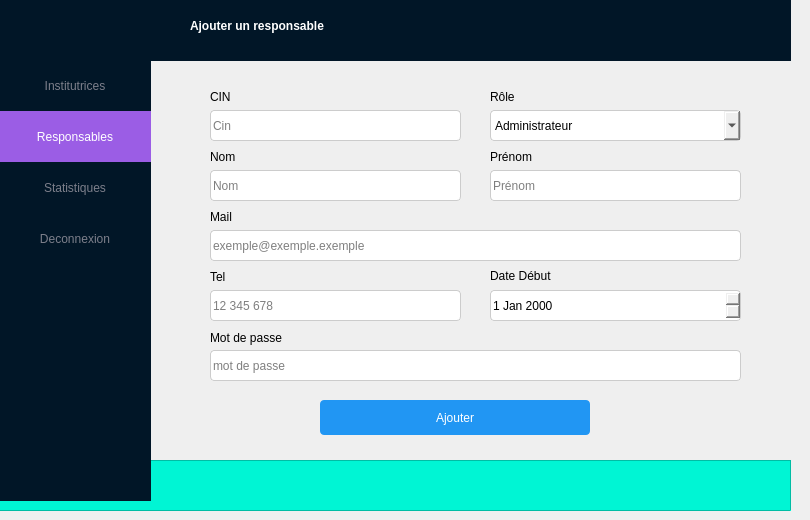
    <widget class="QWidget" name="interfaceMenuAdd">
     <widget class="QFrame" name="frame_5">
      <property name="geometry">
       <rect>
        <x>-10</x>
        <y>0</y>
        <width>801</width>
        <height>61</height>
       </rect>
      </property>
      <property name="styleSheet">
       <string notr="true">background-color: #011627;
border:3px solide rgb(136, 136, 136);
</string>
      </property>
      <property name="frameShape">
       <enum>QFrame::StyledPanel</enum>
      </property>
      <property name="frameShadow">
       <enum>QFrame::Raised</enum>
      </property>
      <widget class="QLabel" name="label_2">
       <property name="geometry">
        <rect>
         <x>200</x>
         <y>10</y>
         <width>201</width>
         <height>31</height>
        </rect>
       </property>
       <property name="styleSheet">
        <string notr="true">color:#fff;
font-weight: 600;
font: 14pt &quot;MS Shell Dlg 2&quot;;</string>
       </property>
       <property name="text">
        <string>Ajouter un responsable</string>
       </property>
      </widget>
     </widget>
     <widget class="QFrame" name="frame_6">
      <property name="geometry">
       <rect>
        <x>-10</x>
        <y>460</y>
        <width>801</width>
        <height>51</height>
       </rect>
      </property>
      <property name="styleSheet">
       <string notr="true">background-color:#00F5D4;
</string>
      </property>
      <property name="frameShape">
       <enum>QFrame::StyledPanel</enum>
      </property>
      <property name="frameShadow">
       <enum>QFrame::Raised</enum>
      </property>
     </widget>
     <widget class="QFrame" name="frame_7">
      <property name="geometry">
       <rect>
        <x>0</x>
        <y>0</y>
        <width>151</width>
        <height>501</height>
       </rect>
      </property>
      <property name="styleSheet">
       <string notr="true">background-color: #011627;
border:3px solide rgb(136, 136, 136);
</string>
      </property>
      <property name="frameShape">
       <enum>QFrame::StyledPanel</enum>
      </property>
      <property name="frameShadow">
       <enum>QFrame::Raised</enum>
      </property>
      <widget class="QPushButton" name="btnLogout_2">
       <property name="geometry">
        <rect>
         <x>-10</x>
         <y>213</y>
         <width>170</width>
         <height>51</height>
        </rect>
       </property>
       <property name="cursor">
        <cursorShape>PointingHandCursor</cursorShape>
       </property>
       <property name="styleSheet">
        <string notr="true">border:none;
color:#7D7F8B;
font: 75 11pt &quot;Calibri&quot;;
</string>
       </property>
       <property name="text">
        <string>Deconnexion</string>
       </property>
      </widget>
      <widget class="QPushButton" name="btnStatStock_2">
       <property name="geometry">
        <rect>
         <x>-10</x>
         <y>162</y>
         <width>170</width>
         <height>51</height>
        </rect>
       </property>
       <property name="cursor">
        <cursorShape>PointingHandCursor</cursorShape>
       </property>
       <property name="styleSheet">
        <string notr="true">border:none;
color:#7D7F8B;
font: 75 11pt &quot;Calibri&quot;;
</string>
       </property>
       <property name="text">
        <string>Statistiques</string>
       </property>
      </widget>
      <widget class="QPushButton" name="btnResp_6">
       <property name="geometry">
        <rect>
         <x>-10</x>
         <y>111</y>
         <width>170</width>
         <height>51</height>
        </rect>
       </property>
       <property name="cursor">
        <cursorShape>PointingHandCursor</cursorShape>
       </property>
       <property name="styleSheet">
        <string notr="true">border:none;

background-color:#9b5de5;
color: rgb(255, 255, 255);
color:white;
font: 75 11pt &quot;Calibri&quot;;</string>
       </property>
       <property name="text">
        <string>Responsables</string>
       </property>
      </widget>
      <widget class="QPushButton" name="btnInst_6">
       <property name="geometry">
        <rect>
         <x>-10</x>
         <y>60</y>
         <width>170</width>
         <height>51</height>
        </rect>
       </property>
       <property name="cursor">
        <cursorShape>PointingHandCursor</cursorShape>
       </property>
       <property name="styleSheet">
        <string notr="true">border:none;
color:#7D7F8B;
font: 75 11pt &quot;Calibri&quot;;
</string>
       </property>
       <property name="text">
        <string>Institutrices</string>
       </property>
      </widget>
      <widget class="QPushButton" name="home_2">
       <property name="geometry">
        <rect>
         <x>50</x>
         <y>10</y>
         <width>51</width>
         <height>51</height>
        </rect>
       </property>
       <property name="styleSheet">
        <string notr="true">border-image:url(&quot;C:/Users/mohamed ben samir/Documents/profil/images/home.png&quot;);

color:#000;</string>
       </property>
       <property name="text">
        <string/>
       </property>
      </widget>
     </widget>
     <widget class="QLabel" name="label_33">
      <property name="geometry">
       <rect>
        <x>490</x>
        <y>150</y>
        <width>47</width>
        <height>13</height>
       </rect>
      </property>
      <property name="text">
       <string>Prénom</string>
      </property>
     </widget>
     <widget class="QDateEdit" name="lineEditAddIRespDd_2">
      <property name="geometry">
       <rect>
        <x>490</x>
        <y>290</y>
        <width>251</width>
        <height>31</height>
       </rect>
      </property>
      <property name="styleSheet">
       <string notr="true">border: 1px solid #ccc;
border-radius: 4px;</string>
      </property>
     </widget>
     <widget class="QPushButton" name="btnAddResp_3">
      <property name="geometry">
       <rect>
        <x>320</x>
        <y>400</y>
        <width>270</width>
        <height>35</height>
       </rect>
      </property>
      <property name="cursor">
       <cursorShape>PointingHandCursor</cursorShape>
      </property>
      <property name="styleSheet">
       <string notr="true">border: none;
color: white; 
background-color: #2196F3;
border-radius:4px;</string>
      </property>
      <property name="text">
       <string>Ajouter</string>
      </property>
     </widget>
     <widget class="QLabel" name="label_29">
      <property name="geometry">
       <rect>
        <x>210</x>
        <y>90</y>
        <width>47</width>
        <height>13</height>
       </rect>
      </property>
      <property name="text">
       <string>CIN</string>
      </property>
     </widget>
     <widget class="QLineEdit" name="lineEditAddIRespNom_4">
      <property name="geometry">
       <rect>
        <x>210</x>
        <y>170</y>
        <width>251</width>
        <height>31</height>
       </rect>
      </property>
      <property name="styleSheet">
       <string notr="true">border: 1px solid #ccc;
border-radius: 4px;</string>
      </property>
      <property name="placeholderText">
       <string>Nom</string>
      </property>
      <property name="clearButtonEnabled">
       <bool>false</bool>
      </property>
     </widget>
     <widget class="QLabel" name="label_30">
      <property name="geometry">
       <rect>
        <x>210</x>
        <y>210</y>
        <width>47</width>
        <height>13</height>
       </rect>
      </property>
      <property name="text">
       <string>Mail</string>
      </property>
     </widget>
     <widget class="QLabel" name="label_25">
      <property name="geometry">
       <rect>
        <x>490</x>
        <y>265</y>
        <width>61</width>
        <height>21</height>
       </rect>
      </property>
      <property name="text">
       <string>Date Début</string>
      </property>
     </widget>
     <widget class="QLabel" name="label_28">
      <property name="geometry">
       <rect>
        <x>210</x>
        <y>150</y>
        <width>47</width>
        <height>13</height>
       </rect>
      </property>
      <property name="text">
       <string>Nom</string>
      </property>
     </widget>
     <widget class="QLineEdit" name="lineEditAddIRespTel_2">
      <property name="geometry">
       <rect>
        <x>210</x>
        <y>290</y>
        <width>251</width>
        <height>31</height>
       </rect>
      </property>
      <property name="styleSheet">
       <string notr="true">border: 1px solid #ccc;
border-radius: 4px;</string>
      </property>
      <property name="placeholderText">
       <string>12 345 678</string>
      </property>
      <property name="clearButtonEnabled">
       <bool>false</bool>
      </property>
     </widget>
     <widget class="QLineEdit" name="lineEditAddIRespCin_3">
      <property name="geometry">
       <rect>
        <x>210</x>
        <y>110</y>
        <width>251</width>
        <height>31</height>
       </rect>
      </property>
      <property name="styleSheet">
       <string notr="true">border: 1px solid #ccc;
border-radius: 4px;</string>
      </property>
      <property name="placeholderText">
       <string>Cin</string>
      </property>
      <property name="clearButtonEnabled">
       <bool>false</bool>
      </property>
     </widget>
     <widget class="QLabel" name="label_31">
      <property name="geometry">
       <rect>
        <x>210</x>
        <y>270</y>
        <width>47</width>
        <height>13</height>
       </rect>
      </property>
      <property name="text">
       <string>Tel</string>
      </property>
     </widget>
     <widget class="QLineEdit" name="lineEditAddIRespMail_2">
      <property name="geometry">
       <rect>
        <x>210</x>
        <y>230</y>
        <width>531</width>
        <height>31</height>
       </rect>
      </property>
      <property name="styleSheet">
       <string notr="true">border: 1px solid #ccc;
border-radius: 4px;</string>
      </property>
      <property name="placeholderText">
       <string>exemple@exemple.exemple</string>
      </property>
      <property name="clearButtonEnabled">
       <bool>false</bool>
      </property>
     </widget>
     <widget class="QLineEdit" name="lineEditAddInslineEditAddInsPrenom_2">
      <property name="geometry">
       <rect>
        <x>490</x>
        <y>170</y>
        <width>251</width>
        <height>31</height>
       </rect>
      </property>
      <property name="styleSheet">
       <string notr="true">border: 1px solid #ccc;
border-radius: 4px;</string>
      </property>
      <property name="placeholderText">
       <string>Prénom</string>
      </property>
      <property name="clearButtonEnabled">
       <bool>false</bool>
      </property>
     </widget>
     <widget class="QComboBox" name="comboBoxRole">
      <property name="geometry">
       <rect>
        <x>490</x>
        <y>110</y>
        <width>251</width>
        <height>31</height>
       </rect>
      </property>
      <property name="styleSheet">
       <string notr="true">border: 1px solid #ccc;
    border-radius: 4px;</string>
      </property>
      <item>
       <property name="text">
        <string>Administrateur</string>
       </property>
      </item>
      <item>
       <property name="text">
        <string>Financier</string>
       </property>
      </item>
      <item>
       <property name="text">
        <string>Cuisinier</string>
       </property>
      </item>
      <item>
       <property name="text">
        <string>Consierge</string>
       </property>
      </item>
      <item>
       <property name="text">
        <string>Autre</string>
       </property>
      </item>
     </widget>
     <widget class="QLabel" name="label_41">
      <property name="geometry">
       <rect>
        <x>490</x>
        <y>90</y>
        <width>47</width>
        <height>13</height>
       </rect>
      </property>
      <property name="text">
       <string>Rôle</string>
      </property>
     </widget>
     <widget class="QLineEdit" name="lineEditAddRespPassword">
      <property name="geometry">
       <rect>
        <x>210</x>
        <y>350</y>
        <width>531</width>
        <height>31</height>
       </rect>
      </property>
      <property name="styleSheet">
       <string notr="true">border: 1px solid #ccc;
border-radius: 4px;</string>
      </property>
      <property name="echoMode">
       <enum>QLineEdit::Password</enum>
      </property>
      <property name="placeholderText">
       <string>mot de passe</string>
      </property>
      <property name="clearButtonEnabled">
       <bool>false</bool>
      </property>
     </widget>
     <widget class="QLabel" name="label_44">
      <property name="geometry">
       <rect>
        <x>210</x>
        <y>330</y>
        <width>91</width>
        <height>16</height>
       </rect>
      </property>
      <property name="text">
       <string>Mot de passe</string>
      </property>
     </widget>
    </widget>
